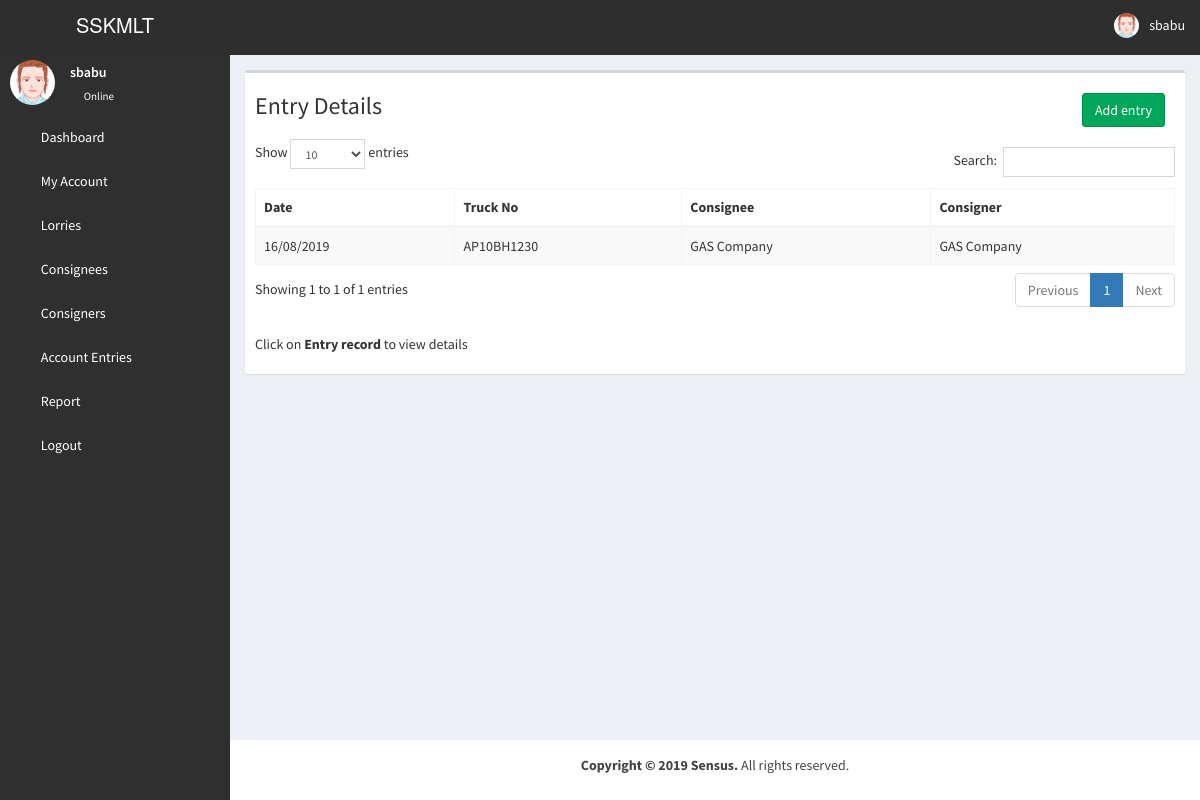
The app's page /entries/ (signed in), older data.
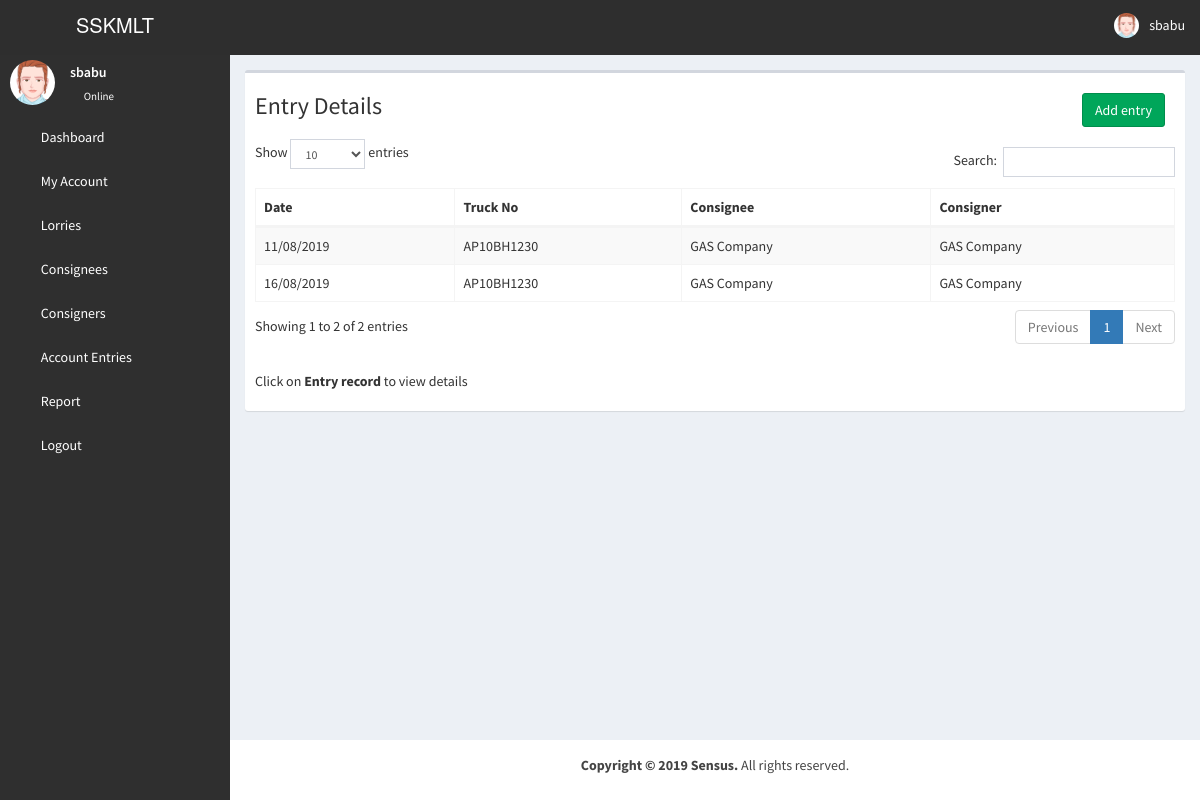
The same page, newer data.
### authentication/models.py (models this page shows)
class Profile(AbstractBaseUser):
    username = models.CharField(max_length = 100, unique = True)
    first_name = models.CharField(max_length = 30, blank = True)
    last_name = models.CharField(max_length = 30, blank = True)
    password = models.CharField(max_length=128)
    email = models.EmailField()
    is_superuser = models.BooleanField(default = False)
    objects = UserManager()
    USERNAME_FIELD = 'username'
    REQUIRED_FIELDS = ['email']

class AccountEntry(models.Model):
    customer_consignee = models.ForeignKey(CustomerCosignee)
    customer_consigner = models.ForeignKey(CustomerConsigner)
    truck = models.ForeignKey(Lorry)
    date = models.DateField()
    tons = models.FloatField(null=True,blank=True,default='0.0')
    freight = models.FloatField(null=True,blank=True,default='0.0')
    advance = models.FloatField(null=True,blank=True,default='0.0')
    balance = models.FloatField(null=True,blank=True,default='0.0')
    hamali = models.FloatField(null=True,blank=True,default='0.0')
    netcollection = models.FloatField(null=True,blank=True,default='0.0')
    collection_date = models.DateField(null=True,blank=True)
    paid_date = models.DateField(null=True,blank=True)
    paid_balance = models.FloatField(null=True,blank=True,default='0.0')
    station = models.CharField(max_length=10,null=True,blank=True)
    driver_paid_balance = models.FloatField(null=True,blank=True)

class Lorry(models.Model):
    truck_no = models.CharField(max_length=50,help_text='truck No')
    driver_name = models.CharField(max_length=30,help_text='Driver name')
    driver_id = models.CharField(max_length=50,help_text="Driver ID",null=True,blank=True)
    driver_contact = models.CharField(max_length=50,help_text="Contact")
    owner_name = models.CharField(max_length=50,help_text="Owner name")
    owner_contact = models.CharField(max_length=50,help_text="Owner Contact")
    licence_id = models.CharField(max_length=40,help_text="licence_id")
    commission_amount = models.FloatField(null=True,blank=True)

class CustomerCosignee(models.Model):
    customer_name = models.CharField(max_length=40,help_text='Customer name')
    contact = models.CharField(max_length=40,help_text='Contact')
    address = models.CharField(max_length=100,help_text='address')

### authentication/views.py (the view)
# urls.py: url(r'^entries/',entries),
def entries(request):
    entries = AccountEntry.objects.all()
    return render(request,'entries.html',{'entries':entries})

### templates/entries.html (shortened to what this page needs)
{% extends "base.html" %}
{% load static %}
{% block content %}
    <div class="content-wrapper">
    <section class="content">
      <div class="row">
        <div class="col-xs-12">
            <div class="box">
              <div><h3 style="padding-left: 10px;display: inline-block;">Entry Details</h3>
                  <div style="display: inline-flex; margin: 20px" class="pull-right">
                  <button type="button" class="btn btn-block btn-success" style="margin-left: 10px"><a href="/accountentry/">Add entry</a></button>
                </div>
                  </div>
            <div class='box-body'>
                <table class="table table-bordered table-striped" id="lorrytable">
                        <thead>
                        <tr>
                            <th>Date</th>
                            <th>Truck No</th>
                            <th>Consignee</th>
                            <th>Consigner</th>
                        </tr>
                    </thead>
                   <tbody>
                     {% for entry in entries %}
                            <tr class='clickable-row' data-href='/accountentry/{{ entry.id }}/'>
                                <td>{{ entry.date|date:"d/m/Y" }}</td>
                                <td>{{ entry.truck.truck_no }}</td>
                                <td>{{ entry.customer_consignee.customer_name }}</td>
                                <td id='username'>{{ entry.customer_consignee.customer_name }}</td>
                            </tr>
                        {% endfor %}
                   </tbody>
                   </table>
            </div>
            <div style="padding: 10px;"><p style="display: inline-block;">Click on <b>Entry record</b> to view details</p></div>
            </div>
          </div>
        </div>
        </div>
      </div>
    {% endblock %}

### templates/base.html (shortened to what this page needs)
{% load static %}
<!DOCTYPE html>
<html ng-app="baseApp" ng-csp>
<head>
  <link rel="stylesheet" href="{% static "css/bootstrap.min.css" %}">
  <link rel="stylesheet" href="{% static "css/font-awesome.min.css" %}">
  <link rel="stylesheet" href="{% static "css/ionicons.min.css" %}">
  <link rel="stylesheet" href="{% static "css/dataTables.bootstrap.min.css" %}">
  <link rel="stylesheet" href="{% static "css/AdminLTE.min.css" %}">
  <link rel="stylesheet" href="{% static "css/_all-skins.min.css" %}">
  <link rel="stylesheet" href="{% static "css/bootstrap-datepicker.min.css" %}">
</head>
<body class="hold-transition skin-blue sidebar-mini">
<div class="wrapper">
{% include "header.html" %}
{% include "menu.html" %}
{% block content %}
{% endblock %}
{% include "footer.html" %}
</body>
</html>

### templates/header.html (shortened to what this page needs)
{% load static %}
<header class="main-header">
    <a href="dashboard.html" class="logo" style="background-color: #2e2e2e;">
      <span class="logo-lg">SSKMLT</span>
    </a>
    <nav class="navbar navbar-static-top">
      <a href="#" class="sidebar-toggle" data-toggle="push-menu" role="button">
      </a>
      <div class="navbar-custom-menu">
        <ul class="nav navbar-nav">
          <li class="dropdown user user-menu">
            <a href="#" class="dropdown-toggle" data-toggle="dropdown">
              <img src="{% static "images/avatar2.png" %}"  class="user-image" alt="User Image">
              <span class="hidden-xs">{{request.user.username}}</span>
            </a>
          </li>
        </ul>
      </div>
    </nav>
  </header>

### templates/menu.html
{% load static %}
<aside class="main-sidebar custom-color">
    <section class="sidebar">
      <div class="user-panel">
        <div class="pull-left image">
          <img src="{% static "images/avatar2.png" %}" class="img-circle" alt="User Image">
        </div>
        <div class="pull-left info">
          <p>{{request.user.username}}</p>
          <a href="#"><i class="fa fa-circle text-success"></i> Online</a>
        </div>
      </div>
      <ul class="sidebar-menu tree" data-widget="tree">
  <li><a href="/dashboard/"><i class="fa fa-dashboard"></i> <span>Dashboard</span></a></li>
    <li><a href="/account/"><i class="fa fa-gear"></i> <span>My Account</span></a></li>
    <li><a href="/lorries/"><i class="fa fa-gear"></i> <span>Lorries</span></a></li>
    <li><a href="/consignees/"><i class="fa fa-gear"></i> <span>Consignees</span></a></li>
    <li><a href="/consigners/"><i class="fa fa-gear"></i> <span>Consigners</span></a></li>
    <li><a href="/entries/"><i class="fa fa-gear"></i> <span>Account Entries</span></a></li>
    <li><a href="/report/"><i class="fa fa-gear"></i> <span>Report</span></a></li>
        <li><a href="/logout/"><i class="fa fa-sign-out"></i> <span>Logout</span></a></li>
      </ul>
    </section>
  </aside>

### templates/footer.html
<footer class="main-footer">
    <p style="text-align:center"><strong>Copyright &copy; 2019 Sensus.</strong> All rights reserved.</p>
</footer>

### templates/scripts.html (shortened to what this page needs)
{% load static %}

Row changes from the older to the newer data that the page shows:
added AccountEntry: date "11/08/2019", truck.truck_no "AP10BH1230", customer_consignee.customer_name "GAS Company"
Text that changed along with them:
text written by a page script: "Show entries Search: Showing 1 to 1 of 1 entries Previous 1 Next" → "Show entries Search: Showing 1 to 2 of 2 entries Previous 1 Next"
